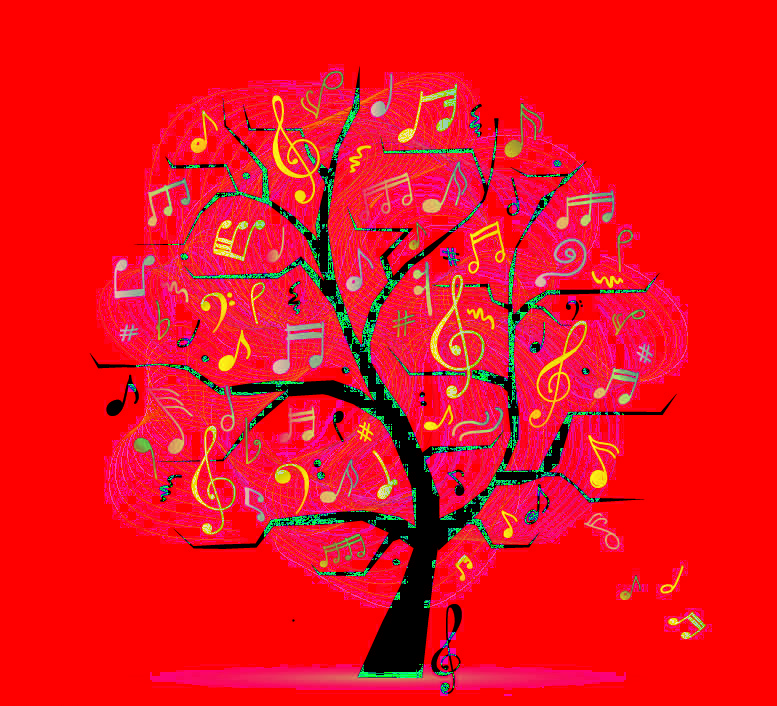
#> input picture 004day/hsvimage.png, 777 x 706 px
$ python 004day.py
#> lines starting #> are read from the running program, lines starting #| are printed output that depends on the picture
# -*- coding:utf-8 -*-
import cv2 as cv
import numpy as np

# 算术运算
def add_image(m1, m2):
    dst = cv.add(m1, m2)
    cv.imshow('add_image', dst)
    # cv.imwrite('./redwhitetree.png', dst)

def subtract_image(m1, m2):
    dst = cv.subtract(m1, m2)
    cv.imshow('subtract_image', dst)
    # cv.imwrite('./reddarktree.png', dst)

def divide_image(m1, m2):
    dst = cv.divide(m1, m2)
    cv.imshow('divide_image', dst)
    # cv.imwrite('./reddarktree.png', dst)

def multiply_image(m1, m2):
    dst = cv.multiply(m1, m2)
    cv.imshow('multiply_image', dst)
    # cv.imwrite('./reddarktree.png', dst)

# 逻辑运算
def logical_image(m1, m2):
    # [5 lines of commented-out code are left out]

    dst = cv.bitwise_not(m1)
    cv.imshow('not_image', dst)

# 调整对比度、亮度
def contrast_brightness(image, c, b):
    """
    c: 对比度
    b: 亮度
    """
    h, w, ch = image.shape   # 获得图像维度
    blank = np.zeros([h, w, ch], image.dtype)  # 创建空白图像
    dst = cv.addWeighted(image, c, blank, 1 - c, b)
    cv.imshow('con-bri-image', dst)


src1 = cv.imread('hsvimage.png')
#> src1 is the input picture: shape (706, 777, 3); mean B, G, R 27.1, 16.6, 234.5
src2 = cv.imread('yuvimage.png')
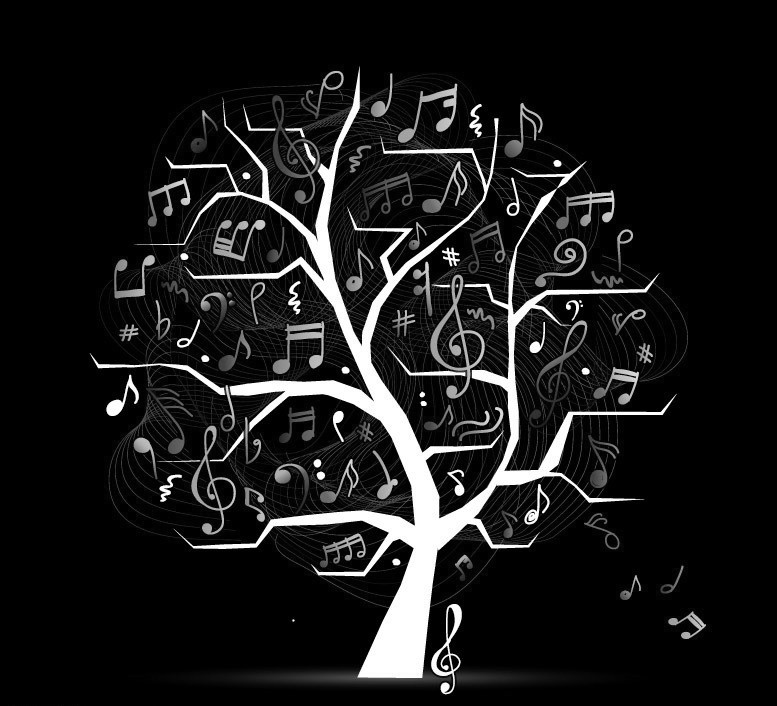
#> input picture 004day/yuvimage.png, 777 x 706 px
#> src2 is the input picture: shape (706, 777, 3); min 0, max 255, mean 25.3

print(src1.shape)
#| (706, 777, 3)
print(src2.shape)
#| (706, 777, 3)

cv.namedWindow('music', cv.WINDOW_AUTOSIZE)
# cv.imshow('hsv', src1)
# cv.imshow('yuv', src2)

t1 = cv.getTickCount()


# 图像的加、减、乘、除算术运算

# add_image(src1, src2)
#
# subtract_image(src1, src2)
#
# divide_image(src1, src2)
#
# multiply_image(src1, src2)

# 逻辑运算
# logical_image(src1, src2)


src3 = cv.imread('cai.jpg')
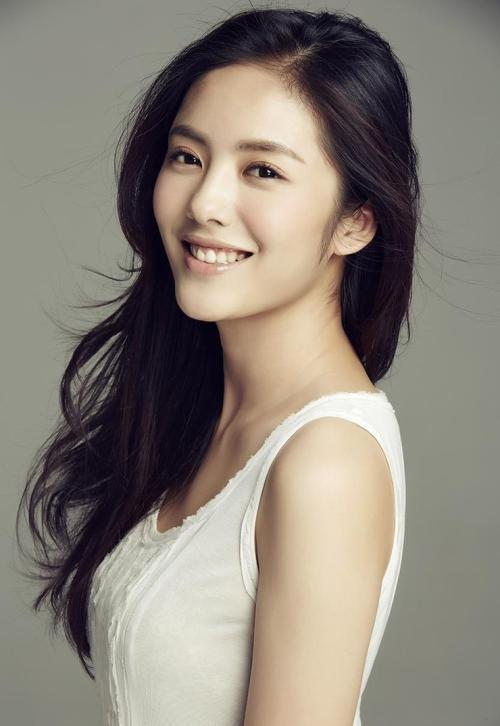
#> input picture 004day/cai.jpg, 500 x 726 px
#> src3 is the input picture: shape (726, 500, 3); mean B, G, R 121.2, 131, 138.7
cv.imshow('cai', src3)

# 增加对比度、亮度
contrast_brightness(src3, 1.2, 1)
#> in contrast_brightness, `dst = cv.addWeighted(image, c, blank, 1 - c, b)`:
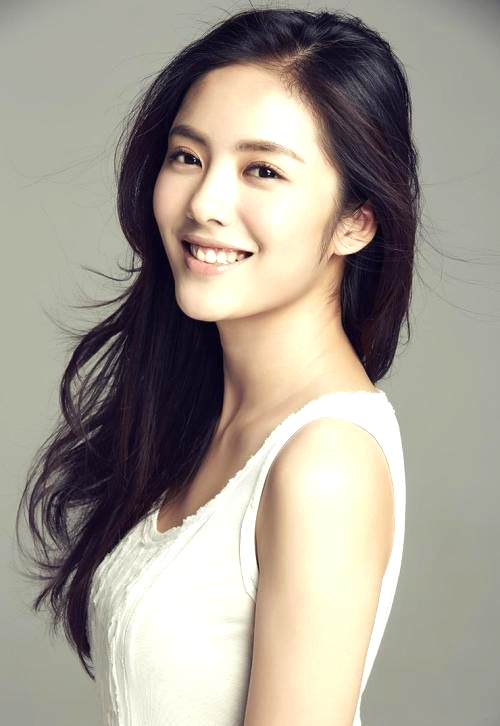
#> dst: shape (726, 500, 3); mean B, G, R 146, 156.8, 164


t2 = cv.getTickCount()
time = (t2 - t1)/cv.getTickFrequency()
print('Time: %f ms' % time)
cv.waitKey(0)

cv.destroyAllWindows()
